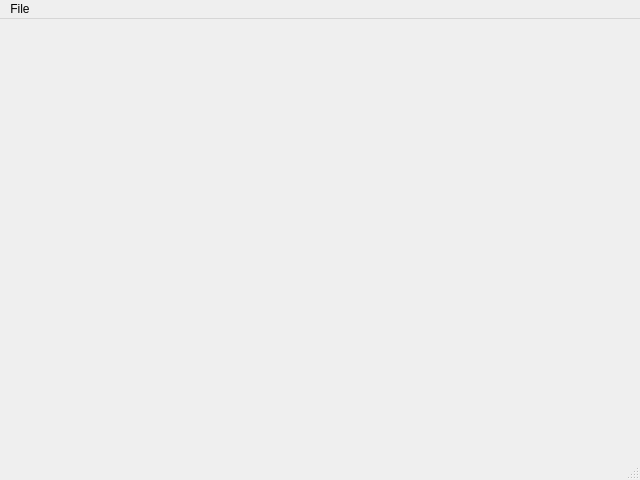
<?xml version="1.0" encoding="UTF-8"?>
<ui version="4.0">
 <class>TextureEditorWindow</class>
 <widget class="QMainWindow" name="TextureEditorWindow">
  <property name="geometry">
   <rect>
    <x>0</x>
    <y>0</y>
    <width>640</width>
    <height>480</height>
   </rect>
  </property>
  <property name="windowTitle">
   <string>MainWindow</string>
  </property>
  <widget class="QWidget" name="centralwidget"/>
  <widget class="QMenuBar" name="menubar">
   <property name="geometry">
    <rect>
     <x>0</x>
     <y>0</y>
     <width>640</width>
     <height>24</height>
    </rect>
   </property>
   <widget class="QMenu" name="menuFile">
    <property name="title">
     <string>File</string>
    </property>
    <addaction name="actionSave"/>
    <addaction name="actionSaveAs"/>
   </widget>
   <addaction name="menuFile"/>
  </widget>
  <widget class="QStatusBar" name="statusbar"/>
  <action name="actionSave">
   <property name="text">
    <string>Save</string>
   </property>
  </action>
  <action name="actionSaveAs">
   <property name="text">
    <string>Save as...</string>
   </property>
  </action>
 </widget>
 <resources/>
 <connections/>
</ui>
